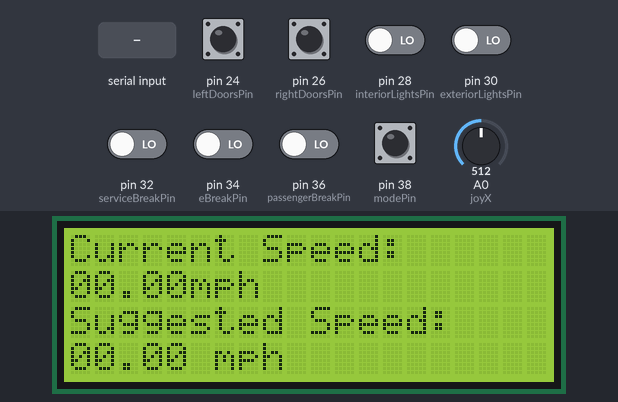
Recording of a sketch running on a simulated Arduino Mega 2560, built for the host (arithmetic inside an expression is 32-bit, double 64-bit). Shown: 20×4 character LCD. The inputs (shaded band) are chosen by the test bench; at power-on: pin 24 (leftDoorsPin), pin 26 (rightDoorsPin), pin 28 (interiorLightsPin), pin 30 (exteriorLightsPin), pin 32 (serviceBreakPin), pin 34 (eBreakPin), pin 36 (passengerBreakPin), pin 38 (modePin) LOW, A0 (joyX) = 512. What the sketch prints to the serial monitor is not drawn.

Above: at 1.2 s.
1.3 s: A0 (joyX) set to 492
At 5.2 s:
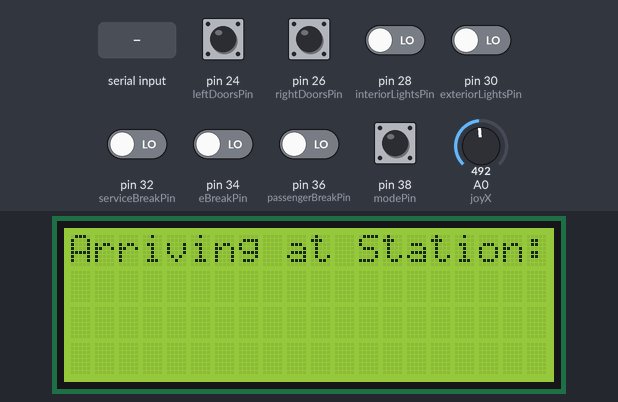
5.5 s: A0 (joyX) set to 710
8.8 s: A0 (joyX) set to 688
10.3 s: "00000\n" received over Serial
At 12.3 s:
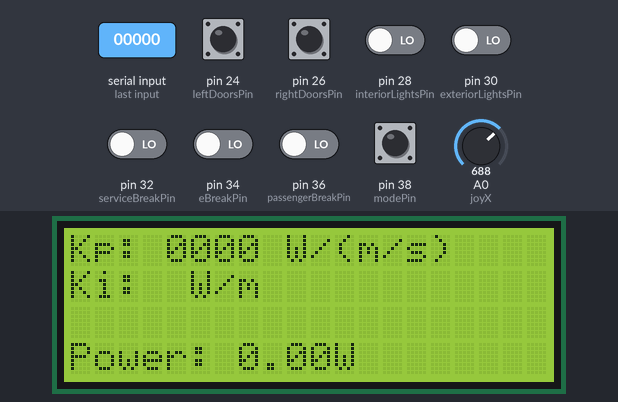
13.0 s: "00001\n" received over Serial
At 15.2 s:
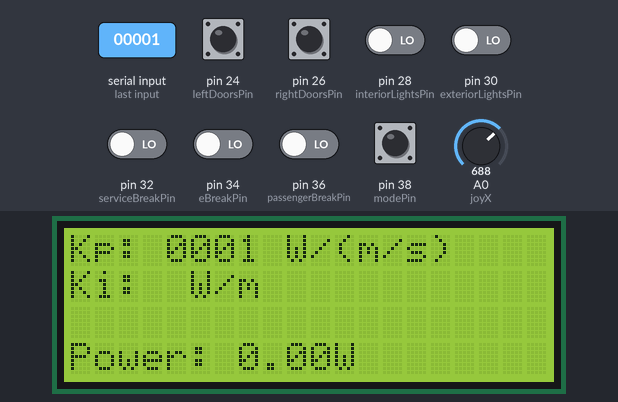
Timing chart, 0 to 16.7 s (numbered marks = the images above; inputs shaded):
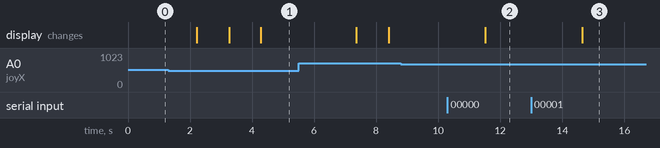

Measured:
- the behaviour switches between 500 and 499 on A0 (joyX) (found by bisection; images 0 and 1)
- after the input at 1.3 s, the display: first changes after 0.91 s (image 1 shows a later state)
- after the input at 8.8 s, every drawn part: stays the same
- after the input at 10.3 s, the display: changes after 1.2 s (image 2)
- after the input at 13.0 s, the display: changes after 1.6 s (image 3)

The sketch:

HWTrainControllerMain_Arduino.ino
```cpp
#include <LiquidCrystal_I2C.h>

LiquidCrystal_I2C lcd(0x27,20,4);  // set the LCD address to 0x27 for a 16 chars and 2 line display

//Reveiver and Joystick Variables
String receivedString;
String KpString = "0000";
String KiString = "0000";
String commandedSpeedString = "00.00";
String currentSpeedString = "00.00";
String suggestedSpeedString = "00.00";
String speedLimitString = "00.00";
String authorityString = "00.00";
String stationCode = "";
bool stationUpcoming = true;
String stationName = "";
bool breakFail = false;

//Power Variables
double commandedPower;
double Kp = 00.00;
double Ki = 00.00;
double commandedSpeed = 00.00;
double currentSpeed = 00.00;
double suggestedSpeed = 00.00;
double speedLimit = 00.00;
double authority = 99.99;
double T = 1;
double ek = 00.00;
double ek1 = 00.00;
double uk = 00.00;
double uk1 = 00.00;
double ek_SW = 00.00;
double ek1_SW = 00.00;
double uk_SW = 00.00;
double uk1_SW = 00.00;

//Pin Declarations
const int leftDoorsPin = 24;
const int rightDoorsPin = 26;
const int interiorLightsPin = 28;
const int exteriorLightsPin = 30;
const int serviceBreakPin = 32;
const int eBreakPin = 34;
const int passengerBreakPin = 36;
const int modePin = 38;

//Transmitter Variables
String parity = "1";
String commandedPowerString;
bool leftDoors = false;
bool rightDoors = false;
bool interiorLights = false;
bool exteriorLights = false;
bool serviceBreak = false;
bool eBreak = false;
bool passengerBreak = false;
bool mode = true;

void setup() {

  //Pin Initializations
  pinMode(leftDoorsPin, INPUT);
  pinMode(rightDoorsPin, INPUT);
  pinMode(interiorLightsPin, INPUT);
  pinMode(exteriorLightsPin, INPUT);
  pinMode(serviceBreakPin, INPUT);
  pinMode(eBreakPin, INPUT);
  pinMode(passengerBreakPin, INPUT);
  pinMode(modePin, INPUT);

  Serial.begin(9600);

  //Start the LCD
  lcd.init();
  lcd.backlight();
  lcd.clear();

  joystickSetup();
}

void loop() {
  //put your main code here, to run repeatedly:
  joystick();
  ReceiveData();
  calculatePower();
  TransmitData();
  delay(1000);
}
```

Conversion2Float.ino
```cpp
void convert2Numbers()
{
  Kp = KpString.toDouble();
  Ki = KiString.toDouble();
  commandedSpeed = commandedSpeedString.toDouble();
  currentSpeed = currentSpeedString.toDouble();
  suggestedSpeed = suggestedSpeedString.toDouble();
  speedLimit = speedLimitString.toDouble();
  authority = authorityString.toDouble();
}
```

Joystick.ino
```cpp
#define joyX A0
#define joyY A1
#define sw  23
int xValue;
int jxValue = 0;

void joystickSetup()
{
  // put your setup code here, to run once:
  pinMode(joyX, INPUT);
  pinMode(joyY, INPUT);
}

void joystick()
{
  // put your main code here, to run repeatedly
  xValue = analogRead(joyX);

  if(xValue < 500) jxValue--;
  if(xValue > 700) jxValue++;

  if(abs(jxValue)% 5 == 0)
  {
    lcd.clear();
    lcd.setCursor(0,0);
    lcd.print("Current Speed: ");
    lcd.setCursor(0,1);
    lcd.print(currentSpeedString + "mph");
    lcd.setCursor(0,2);
    lcd.print("Suggested Speed:");
    lcd.setCursor(0,3);
    lcd.print(suggestedSpeedString + " mph");
  }
  else if(abs(jxValue)% 5 == 1)
  {
    lcd.clear();
    lcd.setCursor(0,0);
    lcd.print("Kp: " + KpString + " W/(m/s)");
    lcd.setCursor(0,1);
    lcd.print("Ki: " + KiString + " W/m");
    lcd.setCursor(0,3);
    lcd.print("Power: " + commandedPowerString + "W");
  }
  else if(abs(jxValue)% 5 == 2)
  {
    lcd.clear();
    lcd.setCursor(0,0);
    lcd.print("Commanded Speed: ");
    lcd.setCursor(0,1);
    lcd.print(commandedSpeedString + " mph");
    lcd.setCursor(0,2);
    lcd.print("Authority: ");
    lcd.setCursor(0,3);
    lcd.print(authorityString + " blocks");
  }
    else if(abs(jxValue) % 5 == 3)
  {
    if(stationUpcoming)
    {
      lcd.clear();
      lcd.setCursor(0,0);
      lcd.print("Arriving at Station: ");
      lcd.setCursor(0,1);
      lcd.print(stationName);
    }
  }

  //delay(150);
}
```

Power.ino
```cpp
void calculatePower(){

  double commandedPower;
  double commandedPowerAVG = 0.0;
  double avgPower;

  for(int i = 0; i < 2; i++){

    if(serviceBreak || eBreak || passengerBreak || breakFail || authority <= 0){
      commandedPower = 0;
    }
    else{
      //if in automatic mode, use currentSpeed, if in manual use suggestedSpeed
      if(mode && (currentSpeed < speedLimit)){
        ek = suggestedSpeed - currentSpeed;
      }
      else if(!mode && (currentSpeed < speedLimit)){
        ek = commandedSpeed - currentSpeed;
      }
      else{
        ek = speedLimit - currentSpeed;
      }

      //Calculates uk and sets current error to previous error
      uk = uk1 + (T/2) * (ek-ek1);
      ek1 = ek;

      //Calculates power
      commandedPower = Kp * ek + Ki * uk;

      if(commandedPower > 120000){
        commandedPower = 120000;
      }

        commandedPowerAVG = commandedPowerAVG + commandedPower;
    }
  }

  avgPower = (commandedPowerAVG) / 2;

  commandedPower = avgPower;


}
```

Receiver.ino
```cpp
void ReceiveData()
{
  if (Serial.available() > 0){
    receivedString = Serial.readStringUntil('\n');


    /*String decoding
    char 0            = parity
    char 1-4          = kp
    char 5-8          = ki
    char 9-13         = commandedSpeed
    char 14-18        = currentSpeed
    char 19-23        = suggestedSpeed
    char 24-28        = speedLimit
    char 29-33        = authority
    char 34-38        = stationCode
    char 39           = breakFail
    */

    KpString = receivedString.substring(1,5); //[1 2 3 4]
    KiString = receivedString.substring(5,9); //[5 6 7 8]
    commandedSpeedString = receivedString.substring(9,14); //[9 10 11 12 13]
    currentSpeedString = receivedString.substring(14,19);//[14 15 16 17 18]
    suggestedSpeedString = receivedString.substring(19,24); //[19 20 21 22 23]
    speedLimitString = receivedString.substring(24,29); //[24 25 26 27 28]
    authorityString = receivedString.substring(29,34); //[29 30 31 32 33]
    stationCode = receivedString.substring(34,39); //[34 35 36 37 38]
    breakFail = receivedString.substring(39,40) == '1'; //[39]

    //decode the stationcode into name of the station
    stationName = decodeStationName(stationCode);

    convert2Numbers();


  }

}

String decodeStationName(String stationCode)
{
    if(stationCode == "00000") stationName = "SHADYSIDE";
    else if(stationCode == "00001") stationName = "HERRON AVE";
    else if(stationCode == "00010") stationName = "SWISSVILLE";
    else if(stationCode == "00011") stationName = "PENN STATION";
    else if(stationCode == "00100") stationName = "STEEL PLAZA";
    else if(stationCode == "00101") stationName = "FIRST AVE";
    else if(stationCode == "00110") stationName = "STATION SQUARE";
    else if(stationCode == "00111") stationName = "SOUTH HILLS JUNCTION";
    else if(stationCode == "01000") stationName = "PIONEER";
    else if(stationCode == "01001") stationName = "EDGEBROOK";
    else if(stationCode == "01010") stationName = "WHITED";
    else if(stationCode == "01011") stationName = "SOUTH BANK";
    else if(stationCode == "01100") stationName = "CENTRAL";
    else if(stationCode == "01101") stationName = "INGLEWOOD";
    else if(stationCode == "01110") stationName = "OVERBROOK";
    else if(stationCode == "01111") stationName = "GLENBURY";
    else if(stationCode == "10000") stationName = "DORMONT";
    else if(stationCode == "10001") stationName = "MT. LEBANON";
    else if(stationCode == "10010") stationName = "POPLAR";
    else if(stationCode == "10011") stationName = "CASTLE SHANNON";
    else if(stationCode == "11111") stationName = "YARD";

    return stationName;
}
```

Transmitter.ino
```cpp
void TransmitData() {

  String outData = parity;

  /*String encoding
    char 0    = parity bit      (1)
    char 1    = left doors      (0 = closed, 1 = open)
    char 2    = right doors     (0 = closed, 1 = open)
    char 3    = interior lights (0 = off, 1 = on)
    char 4    = exterior lights (0 = off, 1 = on)
    char 5    = serviceBreak    (0 = off, 1 = on)
    char 6    = eBreak          (0 = off, 1 = on)
    char 7    = passengerBreak  (0 = off, 1 = on)
    char 8    = mode            (0 = automatic, 1 = manual)
    char 9-end = commandedPower
  */
  if (digitalRead(leftDoorsPin) == HIGH) {
      if (leftDoors == false) {
          leftDoors = true;
      } else {
          leftDoors = false;
      }
  }

  if (digitalRead(rightDoorsPin) == HIGH) {
      if (rightDoors == false) {
          rightDoors = true;
      } else {
          rightDoors = false;
      }
  }

  if (digitalRead(interiorLightsPin) == HIGH) {
      if (interiorLights == false) {
          interiorLights = true;
      } else {
          interiorLights = false;
      }
  }

  if (digitalRead(exteriorLightsPin) == HIGH) {
      if (exteriorLights == false) {
          exteriorLights = true;
      } else {
          exteriorLights = false;
      }
  }


  if (digitalRead(serviceBreakPin) == HIGH) {
      if (serviceBreak == false) {
          serviceBreak = true;
      } else {
          serviceBreak = false;
      }
  }

  if (digitalRead(eBreakPin) == HIGH) {
      if (eBreak == false) {
          eBreak = true;
      } else {
          eBreak = false;
      }
  }

  if (digitalRead(passengerBreakPin) == HIGH) {
      passengerBreak = true;
  }
  else
  {
      passengerBreak = false;
  }

  if (digitalRead(modePin) == HIGH) {
      mode = true;
  }
  else
  {
      mode = false;
  }

  if(leftDoors) outData += "1"; //button 1
  else outData += "0";

  if(rightDoors) outData += "1"; //button 2
  else outData += "0";

  if(interiorLights) outData += "1"; //button 3
  else outData += "0";

  if(exteriorLights) outData += "1"; //button 4
  else outData += "0";

  if(serviceBreak) outData += "1"; //button 5
  else outData += "0";

  if(eBreak) outData += "1"; //button 6
  else outData += "0";

  if(passengerBreak) outData += "1"; //switch 1
  else outData += "0";

  if(mode) outData += "1"; //switch 2
  else outData += "0";

  //convert double to string
  commandedPowerString = String(commandedPower);

  //5 chars
  outData += commandedPowerString;

  Serial.println(outData);

  Serial.flush();
}
```
